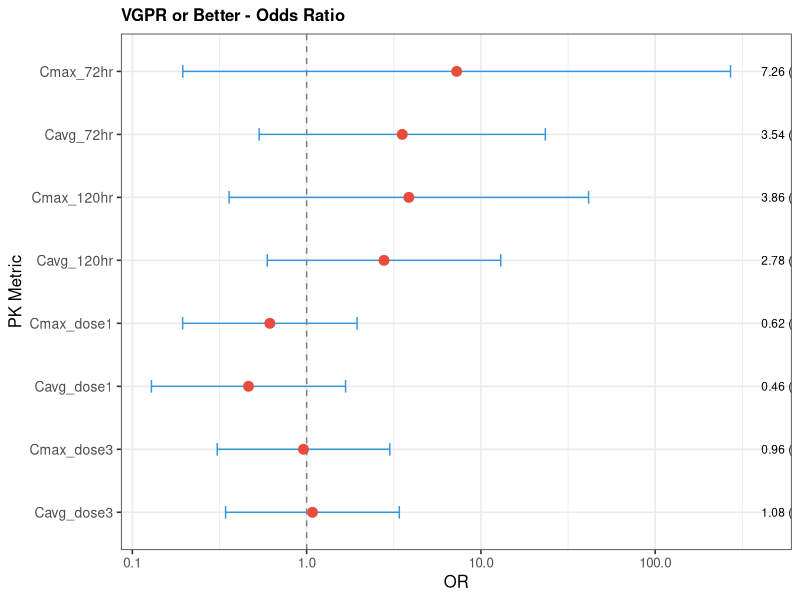
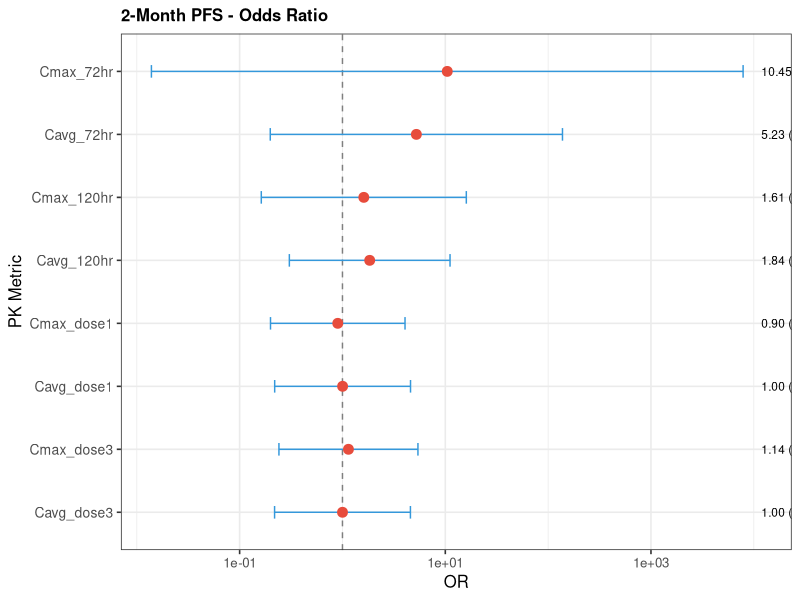

These charts were generated, in order, by the following R code: (Note: this script raises an error after producing the figures.)
#===============================================================================
# Teclistamab PK-Response Association Analysis
#
# For patients with ≥4 weeks of treatment:
# 1. VGPR or better (≥VGPR) - Odds Ratio (Logistic Regression)
# 2. 2-month PFS status - Odds Ratio (Logistic Regression)
# 3. PFS - Hazard Ratio (Cox Regression)
#
# Additional analyses:
# - Boxplots with Wilcoxon p-values
# - Categorical analysis (median split) with OR/HR
# - Predictive performance evaluation
#
# NOTE: Uses PK metrics from ae_pk_analysis.R (pk_ae_merged_results.csv)
#       Run ae_pk_analysis.R first to generate the PK data
#===============================================================================

library(tidyverse)
library(survival)
library(broom)
library(gridExtra)
library(pROC)

set.seed(12345)

cat("==========================================================\n")
cat("    Teclistamab PK-Response Association Analysis\n")
cat("==========================================================\n\n")

#-------------------------------------------------------------------------------
# 1. Load PK Data from Previous Analysis
#-------------------------------------------------------------------------------

cat("Loading data...\n")

# Load PK metrics from ae_pk_analysis.R output
if (!file.exists("pk_ae_merged_results.csv")) {
  stop("pk_ae_merged_results.csv not found! Run ae_pk_analysis.R first.")
}

pk_data <- read_csv("pk_ae_merged_results.csv", show_col_types = FALSE)
cat("  - Loaded PK data for", nrow(pk_data), "patients from ae_pk_analysis.R\n")

# Load dosing data to calculate treatment duration
dosing_all <- read_csv("mrgsolve_dosing_full.csv", show_col_types = FALSE) %>%
  filter(TIME >= 0) %>%
  arrange(ID, TIME)

# Load response data
response_data <- read_csv("response_data.csv", show_col_types = FALSE)
cat("  - Loaded response data for", nrow(response_data), "patients\n")

#-------------------------------------------------------------------------------
# 2. Calculate Treatment Duration and Filter for ≥4 Weeks
#-------------------------------------------------------------------------------

cat("\n=== Filtering for ≥4 weeks treatment ===\n")

# Calculate treatment duration per patient (max TIME in hours)
treatment_duration <- dosing_all %>%
  group_by(ID) %>%
  summarise(
    N_doses = n(),
    Max_TIME_hr = max(TIME),
    Treatment_days = max(TIME) / 24,
    .groups = "drop"
  )

cat("\nTreatment Duration Summary:\n")
print(treatment_duration)

# Filter for ≥4 weeks treatment (28 days = 672 hours)
patients_4weeks <- treatment_duration %>%
  filter(Treatment_days >= 28)

cat("\n>>> Patients with ≥4 weeks treatment:", nrow(patients_4weeks), "out of", nrow(treatment_duration), "<<<\n")

if (nrow(patients_4weeks) == 0) {
  stop("No patients with ≥4 weeks of treatment found!")
}

cat("\nFiltered patients IDs:", paste(patients_4weeks$ID, collapse = ", "), "\n")

#-------------------------------------------------------------------------------
# 3. Merge Data and Create Analysis Dataset
#-------------------------------------------------------------------------------

cat("\n=== Creating analysis dataset ===\n")

# Filter PK data for ≥4 weeks patients and merge with response data
filtered_data <- pk_data %>%
  filter(ID %in% patients_4weeks$ID) %>%
  left_join(response_data, by = "PID") %>%
  left_join(patients_4weeks %>% select(ID, N_doses, Treatment_days), by = "ID") %>%
  mutate(
    # VGPR or better (sCR, CR, VGPR)
    VGPR_or_better = ifelse(RESP_CTX %in% c("sCR", "CR", "VGPR"), 1, 0),

    # 2-month (60 days) PFS status
    PFS_2month = case_when(
      DAYS_VS_PFS_CTX >= 60 ~ 1,
      VS_PFS_CTX == 0 ~ 1,
      VS_PFS_CTX == 1 & DAYS_VS_PFS_CTX < 60 ~ 0,
      TRUE ~ NA_real_
    ),

    # For Cox model
    PFS_event = VS_PFS_CTX,
    PFS_time = DAYS_VS_PFS_CTX
  )

# Summary of response outcomes
cat("\n=== Response Summary (patients with ≥4 weeks treatment) ===\n")
cat("Total patients:", nrow(filtered_data), "\n")
cat("\nResponse distribution:\n")
print(table(filtered_data$RESP_CTX, useNA = "ifany"))

cat("\nVGPR or better:\n")
print(table(filtered_data$VGPR_or_better, useNA = "ifany"))

cat("\n2-month PFS status:\n")
print(table(filtered_data$PFS_2month, useNA = "ifany"))

cat("\nPFS events:\n")
print(table(filtered_data$PFS_event, useNA = "ifany"))

# Save filtered data
write_csv(filtered_data, "pk_response_analysis_data.csv")
cat("\nSaved filtered analysis data to: pk_response_analysis_data.csv\n")

#-------------------------------------------------------------------------------
# 4. Define PK Metrics for Analysis
#-------------------------------------------------------------------------------

pk_metrics <- c("Cmax_72hr", "Cavg_72hr", "Cmax_120hr", "Cavg_120hr",
                "Cmax_dose1", "Cavg_dose1", "Cmax_dose3", "Cavg_dose3")

#-------------------------------------------------------------------------------
# 5. Logistic Regression Function (for OR)
#-------------------------------------------------------------------------------

run_logistic_analysis <- function(data, outcome_var, pk_var, outcome_name) {

  # Filter valid data
  model_data <- data %>%
    filter(!is.na(.data[[outcome_var]]) & !is.na(.data[[pk_var]]))

  if (nrow(model_data) < 5) return(NULL)
  if (length(unique(model_data[[outcome_var]])) < 2) return(NULL)

  # Standardize PK variable for comparable ORs
  model_data$pk_std <- scale(model_data[[pk_var]])[,1]

  # Fit logistic regression
  formula <- as.formula(paste(outcome_var, "~ pk_std"))

  tryCatch({
    fit <- glm(formula, data = model_data, family = binomial)

    # Extract results
    coef_summary <- summary(fit)$coefficients

    # Calculate OR and 95% CI
    beta <- coef_summary["pk_std", "Estimate"]
    se <- coef_summary["pk_std", "Std. Error"]
    p_value <- coef_summary["pk_std", "Pr(>|z|)"]

    or <- exp(beta)
    or_lower <- exp(beta - 1.96 * se)
    or_upper <- exp(beta + 1.96 * se)

    # Also calculate OR per unit (not standardized)
    pk_sd <- sd(model_data[[pk_var]], na.rm = TRUE)
    or_per_unit <- exp(beta / pk_sd * 0.1)  # OR per 0.1 unit increase

    tibble(
      Outcome = outcome_name,
      `PK Metric` = pk_var,
      N = nrow(model_data),
      `N Events` = sum(model_data[[outcome_var]] == 1),
      `OR (95% CI)` = sprintf("%.2f (%.2f-%.2f)", or, or_lower, or_upper),
      OR = or,
      OR_lower = or_lower,
      OR_upper = or_upper,
      `p-value` = p_value,
      Sig = ifelse(p_value < 0.05, "*", "")
    )
  }, error = function(e) {
    NULL
  })
}

#-------------------------------------------------------------------------------
# 6. Cox Regression Function (for HR)
#-------------------------------------------------------------------------------

run_cox_analysis <- function(data, pk_var) {

  # Filter valid data
  model_data <- data %>%
    filter(!is.na(PFS_event) & !is.na(PFS_time) & !is.na(.data[[pk_var]])) %>%
    filter(PFS_time > 0)

  if (nrow(model_data) < 5) return(NULL)
  if (sum(model_data$PFS_event) < 2) return(NULL)

  # Standardize PK variable
  model_data$pk_std <- scale(model_data[[pk_var]])[,1]

  tryCatch({
    # Fit Cox model
    fit <- coxph(Surv(PFS_time, PFS_event) ~ pk_std, data = model_data)

    # Extract results
    fit_summary <- summary(fit)

    hr <- fit_summary$conf.int[1, "exp(coef)"]
    hr_lower <- fit_summary$conf.int[1, "lower .95"]
    hr_upper <- fit_summary$conf.int[1, "upper .95"]
    p_value <- fit_summary$coefficients[1, "Pr(>|z|)"]

    tibble(
      Outcome = "PFS",
      `PK Metric` = pk_var,
      N = nrow(model_data),
      `N Events` = sum(model_data$PFS_event),
      `HR (95% CI)` = sprintf("%.2f (%.2f-%.2f)", hr, hr_lower, hr_upper),
      HR = hr,
      HR_lower = hr_lower,
      HR_upper = hr_upper,
      `p-value` = p_value,
      Sig = ifelse(p_value < 0.05, "*", "")
    )
  }, error = function(e) {
    NULL
  })
}

#-------------------------------------------------------------------------------
# 7. Run Analyses
#-------------------------------------------------------------------------------

cat("\n")
cat("==========================================================\n")
cat("             STATISTICAL ANALYSIS RESULTS\n")
cat("==========================================================\n")

# 7.1 VGPR or better (Logistic Regression - OR)
cat("\n\n--- 1. VGPR or Better (≥VGPR) - Odds Ratio ---\n")

vgpr_results <- map_dfr(pk_metrics, function(pk_var) {
  run_logistic_analysis(filtered_data, "VGPR_or_better", pk_var, "≥VGPR")
})

if (nrow(vgpr_results) > 0) {
  print(vgpr_results %>% select(-OR, -OR_lower, -OR_upper), n = 100)
} else {
  cat("Insufficient data for VGPR analysis\n")
}

# 7.2 2-month PFS (Logistic Regression - OR)
cat("\n\n--- 2. 2-Month PFS Status - Odds Ratio ---\n")

pfs2m_results <- map_dfr(pk_metrics, function(pk_var) {
  run_logistic_analysis(filtered_data, "PFS_2month", pk_var, "2-month PFS")
})

if (nrow(pfs2m_results) > 0) {
  print(pfs2m_results %>% select(-OR, -OR_lower, -OR_upper), n = 100)
} else {
  cat("Insufficient data for 2-month PFS analysis\n")
}

# 7.3 PFS (Cox Regression - HR)
cat("\n\n--- 3. Progression-Free Survival (PFS) - Hazard Ratio ---\n")

pfs_results <- map_dfr(pk_metrics, function(pk_var) {
  run_cox_analysis(filtered_data, pk_var)
})

if (nrow(pfs_results) > 0) {
  print(pfs_results %>% select(-HR, -HR_lower, -HR_upper), n = 100)
} else {
  cat("Insufficient data for PFS analysis\n")
}

#-------------------------------------------------------------------------------
# 8. Boxplots with Wilcoxon p-values for Response Outcomes
#-------------------------------------------------------------------------------

cat("\n\n=== Boxplots with Wilcoxon p-values ===\n")

# Function to create boxplot with p-value (like ae_pk_analysis.R)
create_response_boxplot_pval <- function(data, outcome_var, outcome_label, pk_var) {
  plot_data <- data %>%
    filter(!is.na(.data[[outcome_var]]) & !is.na(.data[[pk_var]])) %>%
    mutate(Response = factor(ifelse(.data[[outcome_var]] == 1, "Yes", "No"),
                              levels = c("No", "Yes")))

  if (nrow(plot_data) < 4) return(list(plot = NULL, stats = NULL))

  yes_vals <- plot_data %>% filter(Response == "Yes") %>% pull(.data[[pk_var]])
  no_vals <- plot_data %>% filter(Response == "No") %>% pull(.data[[pk_var]])

  if (length(yes_vals) < 1 || length(no_vals) < 1) return(list(plot = NULL, stats = NULL))

  # Wilcoxon test
  p_val <- tryCatch({
    wilcox.test(yes_vals, no_vals)$p.value
  }, error = function(e) NA)

  # Median (IQR)
  median_iqr <- function(x) {
    sprintf("%.4f (%.4f-%.4f)", median(x), quantile(x, 0.25), quantile(x, 0.75))
  }

  p_label <- if (!is.na(p_val)) {
    if (p_val < 0.001) "p < 0.001"
    else if (p_val < 0.01) sprintf("p = %.3f", p_val)
    else sprintf("p = %.2f", p_val)
  } else "p = NA"

  y_max <- max(plot_data[[pk_var]], na.rm = TRUE)

  p <- ggplot(plot_data, aes(x = Response, y = .data[[pk_var]], fill = Response)) +
    geom_boxplot(alpha = 0.7, outlier.shape = 21) +
    geom_jitter(width = 0.15, alpha = 0.6, size = 2.5) +
    scale_fill_manual(values = c("No" = "#e74c3c", "Yes" = "#27ae60")) +
    labs(title = pk_var, x = outcome_label, y = pk_var) +
    annotate("text", x = 1.5, y = y_max * 1.15, label = p_label, size = 3.5, fontface = "bold") +
    theme_bw(base_size = 11) +
    theme(legend.position = "none",
          plot.title = element_text(size = 10, face = "bold"))

  stats <- tibble(
    Outcome = outcome_label,
    `PK Metric` = pk_var,
    `Yes (N)` = length(yes_vals),
    `No (N)` = length(no_vals),
    `Yes Median (IQR)` = median_iqr(yes_vals),
    `No Median (IQR)` = median_iqr(no_vals),
    `Wilcoxon p-value` = p_val,
    Sig = ifelse(!is.na(p_val) && p_val < 0.05, "*", "")
  )

  list(plot = p, stats = stats)
}

# Create boxplots for VGPR
cat("\n--- VGPR or Better Boxplots ---\n")
vgpr_boxplot_results <- map(pk_metrics, function(pk_var) {
  create_response_boxplot_pval(filtered_data, "VGPR_or_better", "≥VGPR", pk_var)
})

vgpr_boxplot_stats <- map_dfr(vgpr_boxplot_results, ~ .x$stats)
vgpr_plots <- compact(map(vgpr_boxplot_results, ~ .x$plot))

if (nrow(vgpr_boxplot_stats) > 0) {
  print(vgpr_boxplot_stats, n = 100)
}

if (length(vgpr_plots) > 0) {
  combined <- arrangeGrob(grobs = vgpr_plots, ncol = 4, nrow = 2,
                          top = "PK Metrics by VGPR Response (with Wilcoxon p-values)")
  ggsave("boxplot_VGPR_wilcoxon.png", combined, width = 16, height = 8, dpi = 200)
  cat("Saved: boxplot_VGPR_wilcoxon.png\n")
}

# Create boxplots for 2-month PFS
cat("\n--- 2-Month PFS Boxplots ---\n")
pfs2m_boxplot_results <- map(pk_metrics, function(pk_var) {
  create_response_boxplot_pval(filtered_data, "PFS_2month", "2-month PFS", pk_var)
})

pfs2m_boxplot_stats <- map_dfr(pfs2m_boxplot_results, ~ .x$stats)
pfs2m_plots <- compact(map(pfs2m_boxplot_results, ~ .x$plot))

if (nrow(pfs2m_boxplot_stats) > 0) {
  print(pfs2m_boxplot_stats, n = 100)
}

if (length(pfs2m_plots) > 0) {
  combined <- arrangeGrob(grobs = pfs2m_plots, ncol = 4, nrow = 2,
                          top = "PK Metrics by 2-Month PFS Status (with Wilcoxon p-values)")
  ggsave("boxplot_2monthPFS_wilcoxon.png", combined, width = 16, height = 8, dpi = 200)
  cat("Saved: boxplot_2monthPFS_wilcoxon.png\n")
}

#-------------------------------------------------------------------------------
# 9. Categorical Analysis (Median Split) - OR/HR
#-------------------------------------------------------------------------------

cat("\n\n=== Categorical Analysis (Median Split) ===\n")

# Create median-split categories for each PK metric
filtered_data_cat <- filtered_data
for (pk_var in pk_metrics) {
  med_val <- median(filtered_data[[pk_var]], na.rm = TRUE)
  cat_var <- paste0(pk_var, "_cat")
  filtered_data_cat[[cat_var]] <- ifelse(filtered_data[[pk_var]] >= med_val, "High", "Low")
  filtered_data_cat[[cat_var]] <- factor(filtered_data_cat[[cat_var]], levels = c("Low", "High"))
}

# Logistic regression for categorical variables
run_categorical_logistic <- function(data, outcome_var, pk_var, outcome_name) {
  cat_var <- paste0(pk_var, "_cat")

  model_data <- data %>%
    filter(!is.na(.data[[outcome_var]]) & !is.na(.data[[cat_var]]))

  if (nrow(model_data) < 5) return(NULL)
  if (length(unique(model_data[[outcome_var]])) < 2) return(NULL)
  if (length(unique(model_data[[cat_var]])) < 2) return(NULL)

  med_val <- median(filtered_data[[pk_var]], na.rm = TRUE)

  tryCatch({
    fit <- glm(as.formula(paste(outcome_var, "~", cat_var)),
               data = model_data, family = binomial)

    coef_summary <- summary(fit)$coefficients

    beta <- coef_summary[2, "Estimate"]
    se <- coef_summary[2, "Std. Error"]
    p_value <- coef_summary[2, "Pr(>|z|)"]

    or <- exp(beta)
    or_lower <- exp(beta - 1.96 * se)
    or_upper <- exp(beta + 1.96 * se)

    # Count by group
    high_yes <- sum(model_data[[cat_var]] == "High" & model_data[[outcome_var]] == 1)
    high_n <- sum(model_data[[cat_var]] == "High")
    low_yes <- sum(model_data[[cat_var]] == "Low" & model_data[[outcome_var]] == 1)
    low_n <- sum(model_data[[cat_var]] == "Low")

    tibble(
      Outcome = outcome_name,
      `PK Metric` = pk_var,
      `Median Cutoff` = round(med_val, 4),
      `High (events/N)` = sprintf("%d/%d", high_yes, high_n),
      `Low (events/N)` = sprintf("%d/%d", low_yes, low_n),
      `OR (95% CI)` = sprintf("%.2f (%.2f-%.2f)", or, or_lower, or_upper),
      OR = or,
      `p-value` = p_value,
      Sig = ifelse(p_value < 0.05, "*", "")
    )
  }, error = function(e) NULL)
}

# Cox regression for categorical variables
run_categorical_cox <- function(data, pk_var) {
  cat_var <- paste0(pk_var, "_cat")

  model_data <- data %>%
    filter(!is.na(PFS_event) & !is.na(PFS_time) & !is.na(.data[[cat_var]])) %>%
    filter(PFS_time > 0)

  if (nrow(model_data) < 5) return(NULL)
  if (sum(model_data$PFS_event) < 2) return(NULL)
  if (length(unique(model_data[[cat_var]])) < 2) return(NULL)

  med_val <- median(filtered_data[[pk_var]], na.rm = TRUE)

  tryCatch({
    fit <- coxph(as.formula(paste("Surv(PFS_time, PFS_event) ~", cat_var)), data = model_data)
    fit_summary <- summary(fit)

    hr <- fit_summary$conf.int[1, "exp(coef)"]
    hr_lower <- fit_summary$conf.int[1, "lower .95"]
    hr_upper <- fit_summary$conf.int[1, "upper .95"]
    p_value <- fit_summary$coefficients[1, "Pr(>|z|)"]

    # Count by group
    high_events <- sum(model_data[[cat_var]] == "High" & model_data$PFS_event == 1)
    high_n <- sum(model_data[[cat_var]] == "High")
    low_events <- sum(model_data[[cat_var]] == "Low" & model_data$PFS_event == 1)
    low_n <- sum(model_data[[cat_var]] == "Low")

    tibble(
      Outcome = "PFS",
      `PK Metric` = pk_var,
      `Median Cutoff` = round(med_val, 4),
      `High (events/N)` = sprintf("%d/%d", high_events, high_n),
      `Low (events/N)` = sprintf("%d/%d", low_events, low_n),
      `HR (95% CI)` = sprintf("%.2f (%.2f-%.2f)", hr, hr_lower, hr_upper),
      HR = hr,
      `p-value` = p_value,
      Sig = ifelse(p_value < 0.05, "*", "")
    )
  }, error = function(e) NULL)
}

# Run categorical analysis for VGPR
cat("\n--- VGPR (Categorical - Median Split) ---\n")
vgpr_cat_results <- map_dfr(pk_metrics, function(pk_var) {
  run_categorical_logistic(filtered_data_cat, "VGPR_or_better", pk_var, "≥VGPR")
})
if (nrow(vgpr_cat_results) > 0) {
  print(vgpr_cat_results %>% select(-OR), n = 100)
}

# Run categorical analysis for 2-month PFS
cat("\n--- 2-Month PFS (Categorical - Median Split) ---\n")
pfs2m_cat_results <- map_dfr(pk_metrics, function(pk_var) {
  run_categorical_logistic(filtered_data_cat, "PFS_2month", pk_var, "2-month PFS")
})
if (nrow(pfs2m_cat_results) > 0) {
  print(pfs2m_cat_results %>% select(-OR), n = 100)
}

# Run categorical analysis for PFS (Cox)
cat("\n--- PFS (Categorical - Median Split, Cox HR) ---\n")
pfs_cat_results <- map_dfr(pk_metrics, function(pk_var) {
  run_categorical_cox(filtered_data_cat, pk_var)
})
if (nrow(pfs_cat_results) > 0) {
  print(pfs_cat_results %>% select(-HR), n = 100)
}

#-------------------------------------------------------------------------------
# 10. Combine and Save Results
#-------------------------------------------------------------------------------

# Combine all results
all_results <- bind_rows(
  vgpr_results %>% mutate(Analysis = "Logistic (OR)"),
  pfs2m_results %>% mutate(Analysis = "Logistic (OR)"),
  pfs_results %>%
    rename(`OR (95% CI)` = `HR (95% CI)`, OR = HR, OR_lower = HR_lower, OR_upper = HR_upper) %>%
    mutate(Analysis = "Cox (HR)")
)

write_csv(all_results, "pk_response_statistical_results.csv")
cat("\n\nSaved all results to: pk_response_statistical_results.csv\n")

#-------------------------------------------------------------------------------
# 11. Create Forest Plots
#-------------------------------------------------------------------------------

cat("\n=== Creating Forest Plots ===\n")

create_forest_plot <- function(results, title, estimate_type = "OR") {

  if (nrow(results) == 0) return(NULL)

  plot_data <- results %>%
    mutate(
      estimate = if (estimate_type == "OR") OR else HR,
      lower = if (estimate_type == "OR") OR_lower else HR_lower,
      upper = if (estimate_type == "OR") OR_upper else HR_upper,
      label = sprintf("%.2f (%.2f-%.2f)", estimate, lower, upper),
      pk_metric = factor(`PK Metric`, levels = rev(pk_metrics))
    )

  ggplot(plot_data, aes(x = estimate, y = pk_metric)) +
    geom_vline(xintercept = 1, linetype = "dashed", color = "gray50") +
    geom_errorbarh(aes(xmin = lower, xmax = upper), height = 0.2, color = "#3498db") +
    geom_point(size = 3, color = "#e74c3c") +
    geom_text(aes(label = label, x = max(upper) * 1.5), hjust = 0, size = 3) +
    geom_text(aes(label = ifelse(Sig == "*", "*", ""), x = estimate),
              vjust = -1, size = 5, color = "red") +
    scale_x_log10() +
    labs(
      title = title,
      x = estimate_type,
      y = "PK Metric"
    ) +
    theme_bw(base_size = 12) +
    theme(
      plot.title = element_text(face = "bold", size = 12),
      axis.text.y = element_text(size = 10)
    )
}

# Forest plot for VGPR
if (nrow(vgpr_results) > 0) {
  p_vgpr <- create_forest_plot(vgpr_results, "VGPR or Better - Odds Ratio", "OR")
  if (!is.null(p_vgpr)) {
    ggsave("forest_VGPR_OR.png", p_vgpr, width = 10, height = 6, dpi = 200)
    cat("Saved: forest_VGPR_OR.png\n")
  }
}

# Forest plot for 2-month PFS
if (nrow(pfs2m_results) > 0) {
  p_pfs2m <- create_forest_plot(pfs2m_results, "2-Month PFS - Odds Ratio", "OR")
  if (!is.null(p_pfs2m)) {
    ggsave("forest_2monthPFS_OR.png", p_pfs2m, width = 10, height = 6, dpi = 200)
    cat("Saved: forest_2monthPFS_OR.png\n")
  }
}

# Forest plot for PFS HR
if (nrow(pfs_results) > 0) {
  pfs_plot_data <- pfs_results %>%
    rename(OR = HR, OR_lower = HR_lower, OR_upper = HR_upper)
  p_pfs <- create_forest_plot(pfs_plot_data, "Progression-Free Survival - Hazard Ratio", "HR")
  if (!is.null(p_pfs)) {
    ggsave("forest_PFS_HR.png", p_pfs, width = 10, height = 6, dpi = 200)
    cat("Saved: forest_PFS_HR.png\n")
  }
}

#-------------------------------------------------------------------------------
# 12. Predictive Performance Evaluation
#-------------------------------------------------------------------------------

cat("\n\n=== Predictive Performance Evaluation ===\n")

# Collect all p-values from different analyses
all_pvals <- bind_rows(
  # Continuous logistic regression
  vgpr_results %>% select(`PK Metric`, `p-value`) %>% mutate(Analysis = "VGPR_continuous"),
  pfs2m_results %>% select(`PK Metric`, `p-value`) %>% mutate(Analysis = "PFS2m_continuous"),
  # Wilcoxon tests
  vgpr_boxplot_stats %>% select(`PK Metric`, `p-value` = `Wilcoxon p-value`) %>% mutate(Analysis = "VGPR_wilcoxon"),
  pfs2m_boxplot_stats %>% select(`PK Metric`, `p-value` = `Wilcoxon p-value`) %>% mutate(Analysis = "PFS2m_wilcoxon"),
  # Categorical
  vgpr_cat_results %>% select(`PK Metric`, `p-value`) %>% mutate(Analysis = "VGPR_categorical"),
  pfs2m_cat_results %>% select(`PK Metric`, `p-value`) %>% mutate(Analysis = "PFS2m_categorical")
)

# Find most significant metrics (lowest average p-value or most frequent significance)
sig_summary <- all_pvals %>%
  group_by(`PK Metric`) %>%
  summarise(
    Mean_pvalue = mean(`p-value`, na.rm = TRUE),
    Min_pvalue = min(`p-value`, na.rm = TRUE),
    N_significant = sum(`p-value` < 0.05, na.rm = TRUE),
    .groups = "drop"
  ) %>%
  arrange(Min_pvalue)

cat("\n--- PK Metric Significance Ranking ---\n")
print(sig_summary, n = 10)

# Select top 2 most significant metrics
top_metrics <- sig_summary %>% head(2) %>% pull(`PK Metric`)
cat("\n>>> Top 2 Most Significant PK Metrics:", paste(top_metrics, collapse = ", "), "<<<\n")

# ROC Analysis for top metrics
cat("\n--- ROC Analysis for Top Metrics ---\n")

roc_results <- list()

for (pk_var in top_metrics) {
  cat(sprintf("\n%s:\n", pk_var))

  # ROC for VGPR
  vgpr_data <- filtered_data %>%
    filter(!is.na(VGPR_or_better) & !is.na(.data[[pk_var]]))

  if (nrow(vgpr_data) >= 5 && length(unique(vgpr_data$VGPR_or_better)) == 2) {
    roc_vgpr <- tryCatch({
      roc(vgpr_data$VGPR_or_better, vgpr_data[[pk_var]], quiet = TRUE)
    }, error = function(e) NULL)

    if (!is.null(roc_vgpr)) {
      auc_vgpr <- auc(roc_vgpr)
      ci_vgpr <- ci.auc(roc_vgpr)

      # Find optimal cutoff (Youden)
      coords_vgpr <- coords(roc_vgpr, "best", ret = c("threshold", "sensitivity", "specificity"))

      cat(sprintf("  VGPR: AUC = %.3f (%.3f-%.3f)\n", auc_vgpr, ci_vgpr[1], ci_vgpr[3]))
      cat(sprintf("         Optimal cutoff = %.4f (Sens=%.2f, Spec=%.2f)\n",
                  coords_vgpr$threshold, coords_vgpr$sensitivity, coords_vgpr$specificity))

      roc_results[[paste0(pk_var, "_VGPR")]] <- list(
        metric = pk_var, outcome = "VGPR",
        auc = as.numeric(auc_vgpr), auc_lower = ci_vgpr[1], auc_upper = ci_vgpr[3],
        cutoff = coords_vgpr$threshold,
        sensitivity = coords_vgpr$sensitivity,
        specificity = coords_vgpr$specificity
      )
    }
  }

  # ROC for 2-month PFS
  pfs2m_data <- filtered_data %>%
    filter(!is.na(PFS_2month) & !is.na(.data[[pk_var]]))

  if (nrow(pfs2m_data) >= 5 && length(unique(pfs2m_data$PFS_2month)) == 2) {
    roc_pfs2m <- tryCatch({
      roc(pfs2m_data$PFS_2month, pfs2m_data[[pk_var]], quiet = TRUE)
    }, error = function(e) NULL)

    if (!is.null(roc_pfs2m)) {
      auc_pfs2m <- auc(roc_pfs2m)
      ci_pfs2m <- ci.auc(roc_pfs2m)
      coords_pfs2m <- coords(roc_pfs2m, "best", ret = c("threshold", "sensitivity", "specificity"))

      cat(sprintf("  2-mo PFS: AUC = %.3f (%.3f-%.3f)\n", auc_pfs2m, ci_pfs2m[1], ci_pfs2m[3]))
      cat(sprintf("            Optimal cutoff = %.4f (Sens=%.2f, Spec=%.2f)\n",
                  coords_pfs2m$threshold, coords_pfs2m$sensitivity, coords_pfs2m$specificity))

      roc_results[[paste0(pk_var, "_PFS2m")]] <- list(
        metric = pk_var, outcome = "2-month PFS",
        auc = as.numeric(auc_pfs2m), auc_lower = ci_pfs2m[1], auc_upper = ci_pfs2m[3],
        cutoff = coords_pfs2m$threshold,
        sensitivity = coords_pfs2m$sensitivity,
        specificity = coords_pfs2m$specificity
      )
    }
  }
}

# Summary table
if (length(roc_results) > 0) {
  roc_summary <- map_dfr(roc_results, ~ tibble(
    `PK Metric` = .x$metric,
    Outcome = .x$outcome,
    `AUC (95% CI)` = sprintf("%.3f (%.3f-%.3f)", .x$auc, .x$auc_lower, .x$auc_upper),
    `Optimal Cutoff` = round(.x$cutoff, 4),
    Sensitivity = round(.x$sensitivity, 2),
    Specificity = round(.x$specificity, 2)
  ))

  cat("\n--- Predictive Performance Summary ---\n")
  print(roc_summary, n = 100)
  write_csv(roc_summary, "pk_response_roc_results.csv")
  cat("\nSaved: pk_response_roc_results.csv\n")
}

#-------------------------------------------------------------------------------
# 13. Final Summary
#-------------------------------------------------------------------------------

cat("\n")
cat("==========================================================\n")
cat("                    FINAL SUMMARY\n")
cat("==========================================================\n\n")

cat("Analysis Population:\n")
cat("  - Patients with ≥4 weeks treatment:", nrow(filtered_data), "\n")
cat("  - Patients with response data:", sum(!is.na(filtered_data$RESP_CTX)), "\n")
cat("  - Patients with PFS data:", sum(!is.na(filtered_data$PFS_time)), "\n")

cat("\nResponse Outcomes:\n")
cat("  - VGPR or better (≥VGPR):", sum(filtered_data$VGPR_or_better == 1, na.rm = TRUE),
    "/", sum(!is.na(filtered_data$VGPR_or_better)), "\n")
cat("  - 2-month PFS achieved:", sum(filtered_data$PFS_2month == 1, na.rm = TRUE),
    "/", sum(!is.na(filtered_data$PFS_2month)), "\n")
cat("  - PFS events:", sum(filtered_data$PFS_event == 1, na.rm = TRUE),
    "/", sum(!is.na(filtered_data$PFS_event)), "\n")

# Significant findings
cat("\n>>> Significant Associations (p < 0.05) <<<\n\n")

sig_results <- all_results %>% filter(Sig == "*")

if (nrow(sig_results) > 0) {
  print(sig_results %>% select(Outcome, `PK Metric`, N, `N Events`, `OR (95% CI)`, `p-value`), n = 100)
} else {
  cat("No significant associations found (p < 0.05)\n")
}

cat("\n==========================================================\n")
cat("                    OUTPUT FILES\n")
cat("==========================================================\n")
cat("  - pk_response_analysis_data.csv (filtered analysis data)\n")
cat("  - pk_response_statistical_results.csv (continuous OR/HR results)\n")
cat("  - pk_response_roc_results.csv (ROC/AUC predictive performance)\n")
cat("  - boxplot_VGPR_wilcoxon.png (VGPR boxplots with p-values)\n")
cat("  - boxplot_2monthPFS_wilcoxon.png (2-month PFS boxplots with p-values)\n")
cat("  - forest_VGPR_OR.png (VGPR forest plot)\n")
cat("  - forest_2monthPFS_OR.png (2-month PFS forest plot)\n")
cat("  - forest_PFS_HR.png (PFS hazard ratio forest plot)\n")
cat("==========================================================\n")
cat("                 Analysis Complete!\n")
cat("==========================================================\n")
